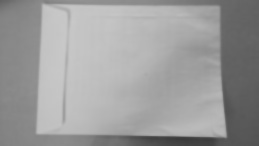
#> input picture Legacy/seDNm.jpg, 259 x 146 px
$ python corner_stack_overflow.py
#> lines starting #> are read from the running program, lines starting #| are printed output that depends on the picture; after the words box and inside, x2 and y2 are one past the last pixel; in counts of white or black regions, pixels touching at a corner belong together
import cv2

# np is an alias pointing to numpy library
import numpy as np

img = cv2.imread('seDNm.jpg')
#> img is the input picture: shape (146, 259, 3); min 57, max 200, mean 155.8
gray = cv2.cvtColor((img),cv2.COLOR_BGR2GRAY)    #--- convert to grayscale

bi = cv2.bilateralFilter(gray, 5, 75, 75)
cv2.imshow('bi',bi)

dst = cv2.cornerHarris(bi, 2, 3, 0.04)
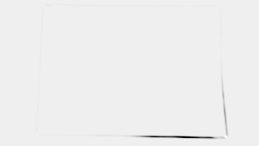
#> dst: shape (146, 259) float32; min -0.00026, max 1.62e-05, mean -1.03e-06; drawn with min black and max white

#--- create a black image to see where those corners occur ---
mask = np.zeros_like(gray)

#--- applying a threshold and turning those pixels above the threshold to white ---
mask[dst>0.01*dst.max()] = 255
cv2.imshow('mask', mask)
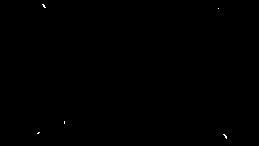
#> window 'mask': shape (146, 259); 0.07% white in thin lines or dots, all inside (x1, y1, x2, y2) = (37, 4, 227, 139)

img[dst > 0.01 * dst.max()] = [0, 0, 255]   #--- [0, 0, 255] --> Red ---
#> img: shape (146, 259, 3); 0.07% of pixels changed, all inside (x1, y1, x2, y2) = (37, 4, 227, 139)
cv2.imshow('dst', img)

coordinates = np.argwhere(mask)
print(coordinates)
# input()
